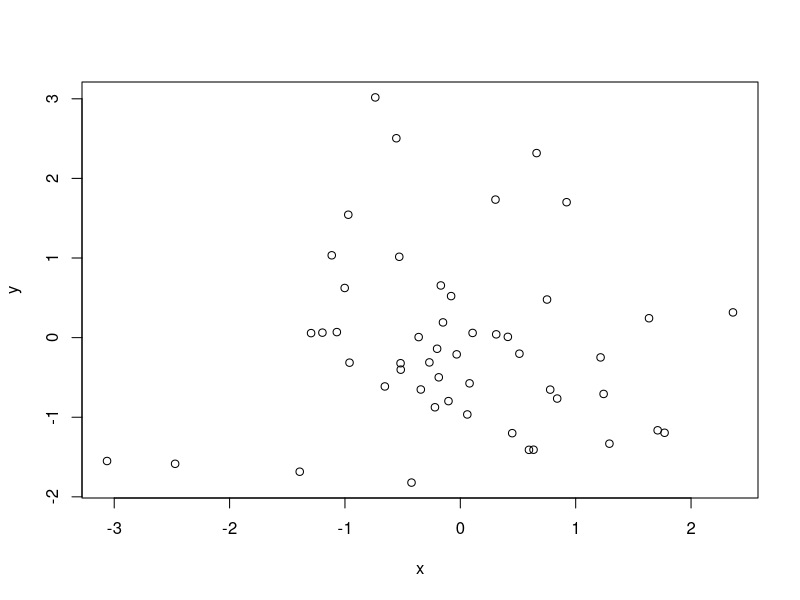
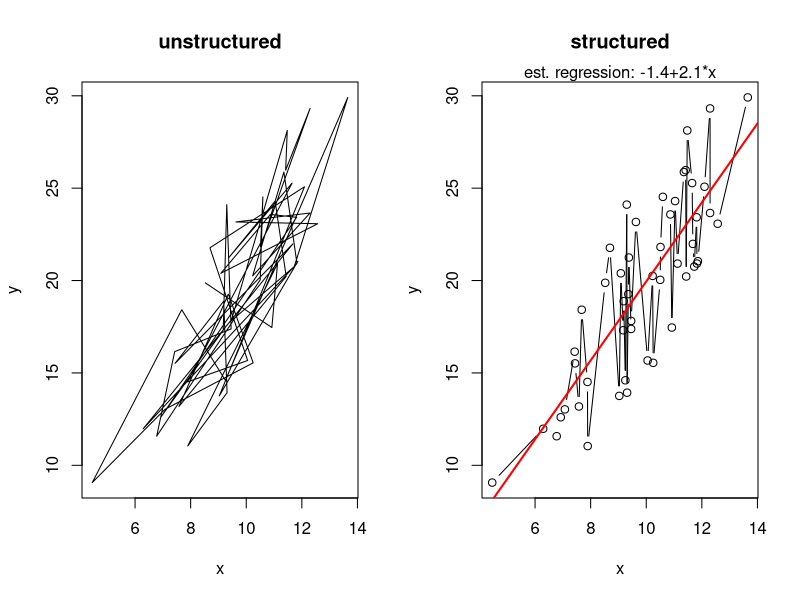
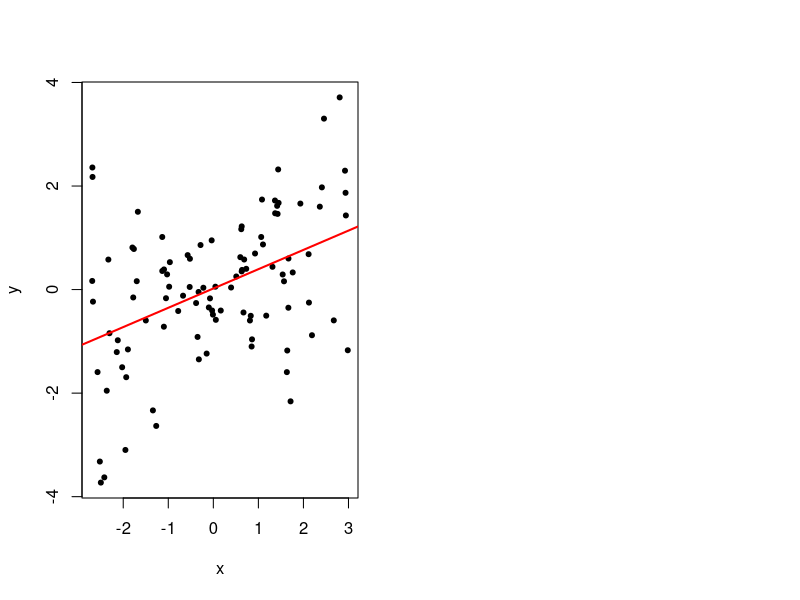
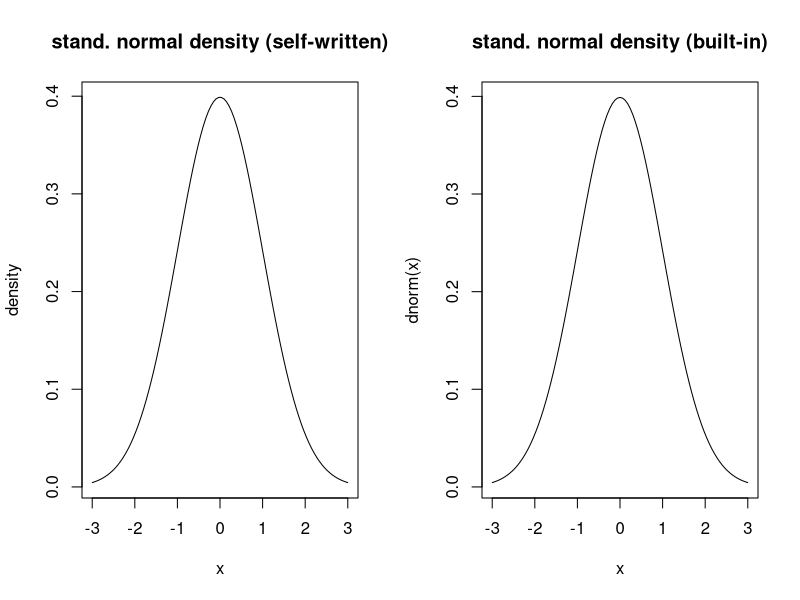
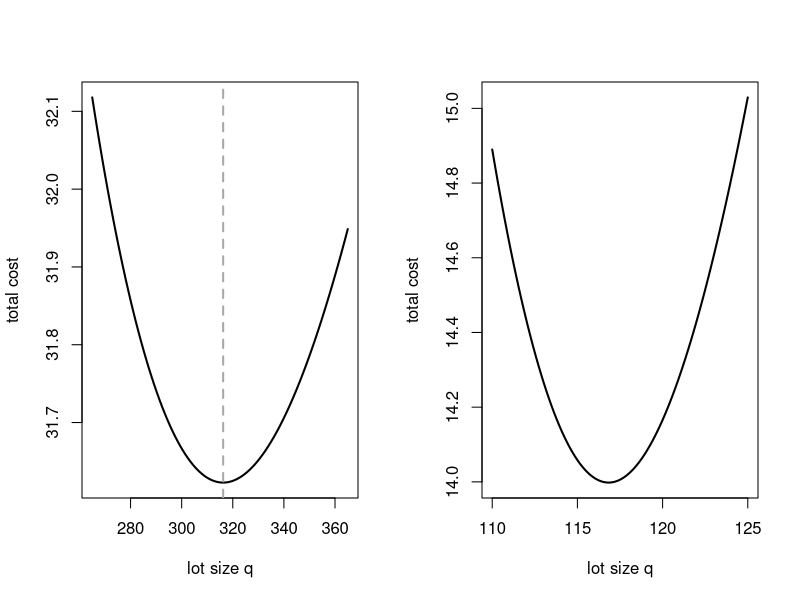
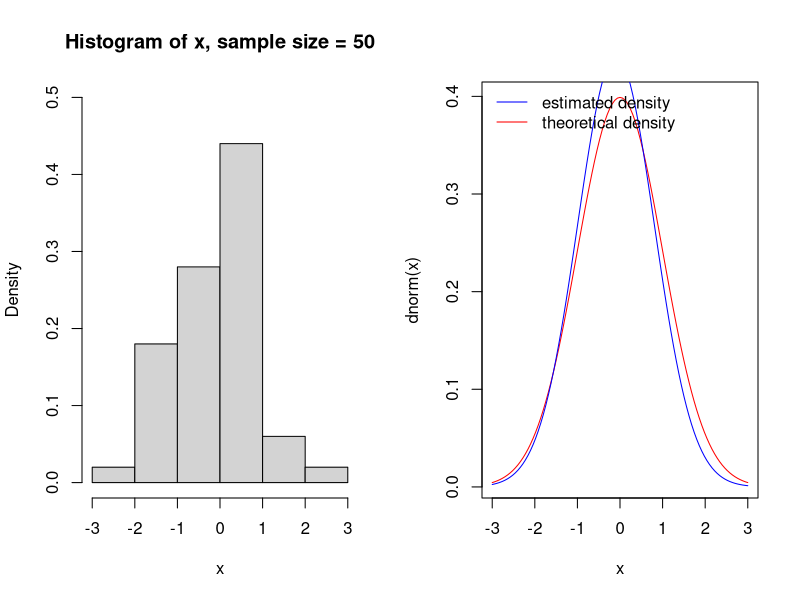
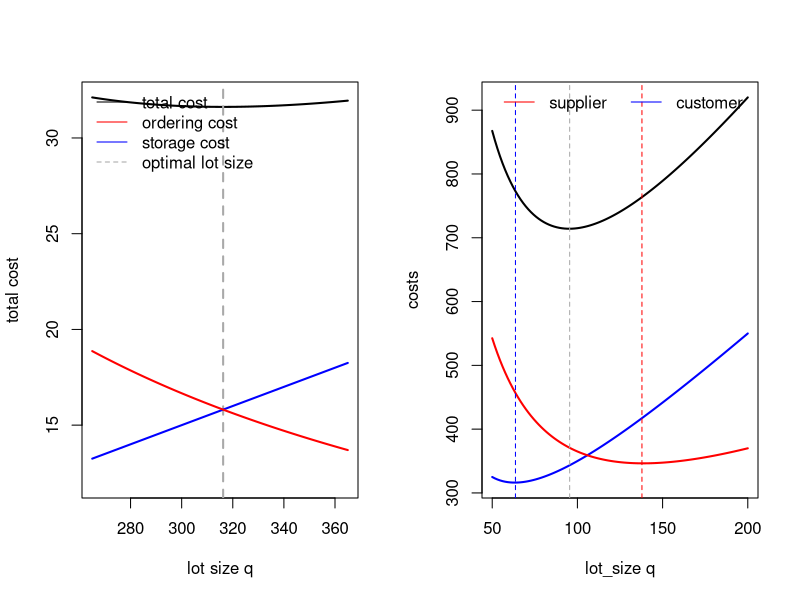
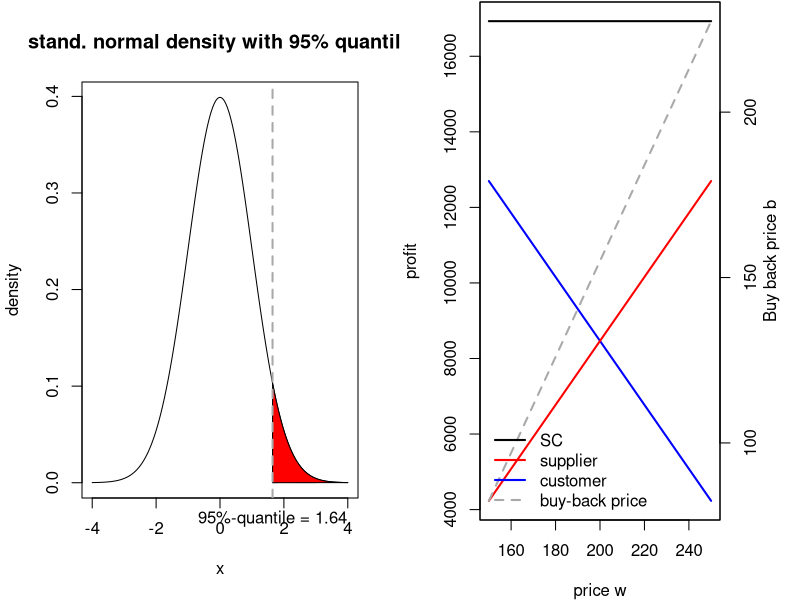

Write the R code that produced these figures, in order.
## ---- chunk 1
knitr::opts_chunk$set(echo = TRUE)
## ---- chunk 2
n <- 50 #number of points to plot
x <- rnorm(n)#random density distribution function for normal distribution
y <- rnorm(n) #independent y coordinates
plot(x,y, xlab = "x", ylab="y")# xlab and ylab define axis labels
## ---- chunk 3
n <- 50 #number of points to plot
x <- rnorm(n,10,2)# mean=10 std=2 
y <- 2*x + rnorm(n,0,sqrt(x)) #linearly dependent y coordinates with heteroscedastic errors

?par
par(mfrow =c(1,2))#set up a device with 2 plots

?plot
#"p" for points,"l" for lines, "b" for both,

plot(x,y, xlab ="x",ylab = "y", type = "l", main ="unstructured" ) # one can also plot lines and a title
#order arranges indexes according to there values ascending or descending order.
#x[order(x)]
plot(x[order(x)],y[order(x)],xlab = "x",ylab = "y",type = "b", main = "structured")# as well as points and lines
?lm#fitting linear regression models
lin.reg <-lm(y~x)
abline(lin.reg,col="red",lwd=2)# and plot the regression line
mtext(text = paste("est. regression: ", round(lin.reg$coefficients[1],1), "+", round(lin.reg$coefficients[2],1), "*x", sep = ""), side = 3) # and add the formula as text
## ---- chunk 4
n<- 100 #number of points to plot
x <- runif(n,min = -3, max=3) #100 x coordinates
y <- sin(3*x^2 -4)*x + 0.5* x + rnorm(n,mean = 0,sd=sqrt(.5))
?plot
#pch is plot character 0 to 20 is black color,
#pch 24 is triangle
plot(x[order(x)], y[order(x)], xlab = "x", ylab = "y", pch=20)
lin.reg <- lm(y~x) #fit a linear regression model
abline(lin.reg,col="red",lwd=2)# ... and plot the regression line
## ---- chunk 5
man.norm <- function(x,mu=0,sigma=1)1/sqrt(2 * pi * sigma^2) * exp(-(x-mu)^2/2/sigma^2)     # density function normal distribution, self-written, default to standard normal
n <- 100
x <- seq(-3,3, length.out = n)# set plotting range (-3,3) and sample n equally spaced points
y <- man.norm(x) #calculate density at x-values
par(mfrow=c(1,2)) #set up a device with 2 plots
plot(x,y, xlab = "x", ylab = "density", type ="l", main = "stand. normal density (self-written)")  
curve(dnorm, from = -3, to= 3, main="stand. normal density (built-in)")
## ---- chunk 6
#cost function
cost_eoq_fun <- function(q, d, co, cl) {
  # returns total cost per period
  # d...demand
  # q...lot size
  # co...ordering cost
  # cl...stock holding cost
  ((1/2)*cl*q)+((d/q)*co)
}

#economic ordering quantity function
eoq_fun <- function(co, d, cl) {
  # return optimal lot size
  # d...demand
  # co...ordering cost
  # cl...stock holding cost
  sqrt((2*co*d)/cl)
}



## ---- chunk 7
q.vec<- seq(265, 365, length.out = 100) #quantity vector setting plotting range for x axis
y.vec <- cost_eoq_fun(q=q.vec,d=100, cl=.1,co= 50)#the  EOQ function


#abline adds 1 or more straight lines on the current plot
?plot.new()

#line type (lty) can be specified using either text (“blank”, “solid”, “dashed”, “dotted”, “dotdash”, “longdash”, “twodash”) or number (0, 1, 2, 3, 4, 5, 6). Note that lty = “solid” is identical to lty=1.

#lwd is line width 
plot(q.vec, y.vec, xlab = "lot size q", ylab = "total cost", type = "l",lwd=2)+ abline(v= eoq_fun(d=100, cl=.1, co=50), col="darkgrey",lwd=2,lty=2)



## ---- chunk 8
newsven_obj_fun <- function(x, cu,co,mu,sigma){
  q.prime <- (x-mu)/sigma
         (cu + co) * sigma * (dnorm(q.prime) + q.prime * pnorm(q.prime)) - cu * sigma * q.prime

}
q.vec <- seq(110, 125, length.out = 100) # x axis
cost.vec <- newsven_obj_fun(x=q.vec, mu = 100, cu=2, co= 0.5, sigma = 20) #yaxis

plot(q.vec, cost.vec, xlab ="lot size q", ylab = "total cost", type = "l", lwd = 2)

## ---- chunk 9
#plot a normal distribution
n <- 50 #sample size
x <- rnorm(n) #sample from standard normal distribution
est.mu<- mean(x) #estimate mean
est.sd <- sd(x)  #estimate standard deviation

#plot histogram with density (default plots frequencies), specify plot range explicitely
hist(x, freq = FALSE,ylim = c(0,0.5),xlim = c(-3,3),main= paste("Histogram of x, sample size =", n) )


#add theoretical density
#add=TRUE means add to already existing plot
curve(dnorm,from = -3, to = 3, col="red")

#add estimated density
{curve(1/sqrt(2 * pi * est.sd^2) * exp(-(x - est.mu)^2/2/est.sd^2), from = -3, to = 3, col = "blue", add = TRUE) 
legend("topleft" , bty="n", col=c("blue","red"), lwd =c(1,1), legend = c("estimated density", "theoretical density"))}
#topleft is position of the legend
## ---- chunk 10
q.vec <- seq(265, 365, length.out = 100)
y.vec <- cost_eoq_fun(q = q.vec , d = 100, cl = .1, co = 50)
{plot(q.vec, y.vec, xlab ="lot size q", ylab = "total cost", type = "l", lwd =2, ylim=c(12,max(y.vec)))+abline(v = eoq_fun(d = 100, cl = .1, co = 50), col="darkgrey", lwd=2, lty=2)+lines(x=q.vec, y=(1/2)*.1*q.vec, lwd=2, col="blue")+lines(x=q.vec, y=(100/q.vec)*50, lwd=2, col="red")
legend("topleft", lty = c(1,1,1,2), col = c("black","red","blue","darkgrey"), legend = c("total cost", "ordering cost", "storage cost", "optimal lot size"), bty="n" )}
## ---- chunk 11
jel_func <- function(q, c.supp.set, c.supp.sh, c.cust.set, c.cust.sh, lambda, mu){
  #costs in joint exonomic lot sizing model
  if(lambda > mu) stop("infeasible(lambda > mu)")#check feasibility
  c.cust <- lambda/q * c.cust.set + c.cust.sh * q/2
  c.supp <-  lambda/q * c.supp.set  + c.supp.sh * q/2 * lambda/mu
  c.sc <- c.supp + c.cust
  return(data.frame(cost.customer = c.cust, cost.supplier = c.supp, cost.sc = c.sc))
}

q.vec <- seq(50,200, length.out = 100)#x_axis
is.vector(q.vec)# this is a vector thats is columnwise also its an independent variable
y.df <- jel_func(q = q.vec, c.supp.set = 240, c.supp.sh = 4, c.cust.set = 100, c.cust.sh = 5, lambda = 100, mu = 160)

{plot(x=q.vec, y.df$cost.sc, xlab = "lot_size q",ylab = "costs",type = "l",lwd=2,ylim = range(y.df))+
  lines(x = q.vec, y = y.df$cost.customer, lwd = 2, col = "blue")+
  lines(x = q.vec, y = y.df$cost.supplier, lwd = 2, col = "red")+
  abline(v=q.vec[which.min(y.df$cost.customer)],col="blue",lwd=1, lty=2)+
  abline(v = q.vec[which.min(y.df$cost.supplier)], col = "red", lwd = 1, lty = 2)+
  abline(v = q.vec[which.min(y.df$cost.sc)], col = "darkgrey", lwd = 1, lty = 2)
  
legend("top", lty = c(1,1,1,2), col = c("black","red","blue","darkgrey"), legend = c("SC", "supplier", "customer", "opt. q"),bty = "n",horiz = T)}

## ---- chunk 12
#plot a normal distribution with annotation
n<- 1000 # set number of points for function plotting
x <- seq(-4, 4, length.out = n)         # set plotting range (-4,4) 
y <- dnorm(x)  # calculate density at x-values
q95 <- qnorm(0.95) #density distributed function, quantile function and random generated for normal distribution
x.sub <- x[x>q95] #subset with x > 95%-quantile
y.sub <- y[x>q95] #subset of corresponding density values
# close polygon by adding point (q95, 0)
x.sub <- c(x.sub, q95)                  
y.sub <- c(y.sub, 0)

#plot density
{plot(x, y, xlab ="x", ylab = "density", type ="l", main = "stand. normal density with 95% quantile")+polygon(x.sub, y.sub, col="red")                    # highlight 5%-area  
abline(v = q95, col ="darkgrey", lty = 2, lwd= 2)   # highlight coordinate of 95% quantile as grey, dashed line

par(xpd = TRUE)                                     # change device, allows annotations outside plot area
text(x = q95, y = -.0375, labels = paste("95%-quantile =", round(q95,2)))  # add text to axis
}
## ---- chunk 13
buy_back_func <- function(w, r, c, v, mu, sigma){
  # costs & buy-back price in buy-back model
  crit.rat.sc <- (r-c)/(r-v) # critical ratio SC
  z.sc <- qnorm(crit.rat.sc)#Density distrib func and quantile function and random generation. 
  b <- -(c-v)/(r-c)*r + (r-v)/(r-c)*w
  profit.cust<- (r-w)*mu - (r-b)*dnorm(z.sc)* sigma
  profit.supp <- (w-c)*mu - (b-v)*dnorm(z.sc)* sigma
  return(data.frame(buy.back.price = b, profit.supplier = profit.supp, profit.cust = profit.cust, profit.sc = profit.cust+profit.supp ))
}
w.vec <- seq(150, 250, length.out = 100)
y.df <-  buy_back_func(w = w.vec, c = 100, r = 300, v = 10, mu = 100, sigma = 30)

#mar = A numerical vector of the form c(bottom, left, top, right) which gives the number of lines of margin to be specified on the four sides of the plot. The default is c(5, 4, 4, 2) + 0.1.
par(mar=c(4,4,.1,4))
?ylim #coordinate system for a graphic window
?range#returns the min and max of all arguments

{plot(w.vec, y.df$profit.sc, xlab ="price w", ylab = "profit", type = "l", lwd = 2,ylim = range(c(y.df$profit.supplier,y.df$profit.cust,y.df$profit.sc)))
lines(x = w.vec, y = y.df$profit.cust, lwd = 2, col = "blue")
lines(x = w.vec, y = y.df$profit.supplier, lwd = 2, col = "red")
# second axis
#new=T where T is TRUE enables ploting graph on top of another graph
par(new=T)
# data without axis
??xaxt 
plot(w.vec, y.df$buy.back.price, xaxt = "n", yaxt = "n", ylab="", xlab = "", type = "l", lwd = 2, col = "darkgrey", lty = 2)
axis(4) # add axis 
mtext( "Buy back price b", side  = 4, line = 2)  # add label
legend("bottomleft", col = c("black","red","blue", "darkgrey"), lty=c(1,1,1,2), lwd=2, legend = c("SC", "supplier", "customer","buy-back price"), bty="n")
}

